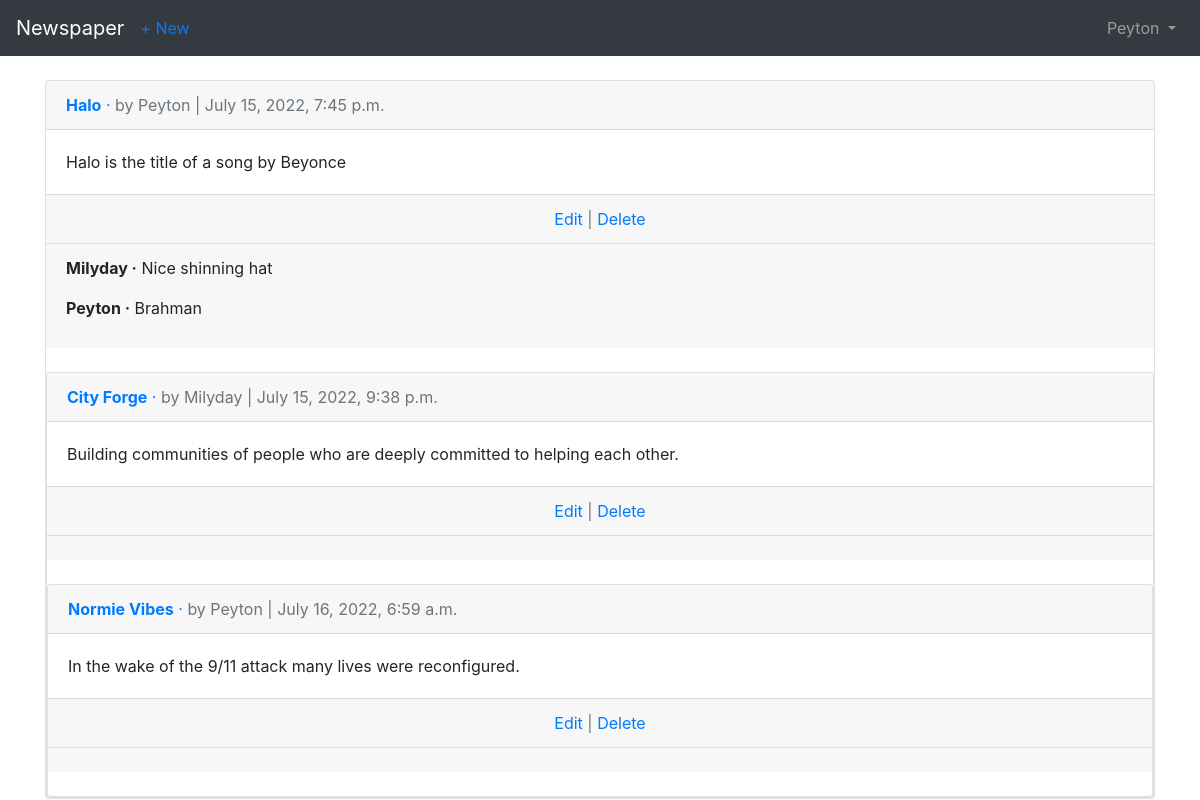
The page /articles/ (signed in) on the database its author committed.
### users/models.py (models this page shows)
class CustomUser(AbstractUser):
    age = models.PositiveIntegerField(null=True, blank=True)

### articles/models.py (models this page shows, shortened)
class Article(models.Model):
    title = models.CharField(max_length=255)
    body = models.TextField()
    date = models.DateTimeField(auto_now_add=True)
    author = models.ForeignKey(
        get_user_model(),
        on_delete=models.CASCADE,
    )

class Comment(models.Model):
    article = models.ForeignKey(
        Article, on_delete=models.CASCADE,
        related_name= 'comments',
    )
    comment = models.CharField(max_length=140)
    author = models.ForeignKey(
        get_user_model(),
        on_delete=models.CASCADE
    )
    def __str__(self):
        return self.comment

### articles/views.py (the view)
# urls.py: path('', ArticleListView.as_view(), name='article_list'),
class ArticleListView(LoginRequiredMixin, ListView):
    model = Article
    template_name = 'article_list.html'
    login_url = 'login'

### articles/templates/article_list.html (shortened to what this page needs)
{% extends 'base.html' %}
{% block content %}
    {% for article in object_list %}
        <div class="card">
            <div class="card-header">
               <a href="{% url 'article_detail' article.pk %}">
                 <span class="font-weight-bold">{{ article.title }}</span> &middot;
               </a>
                <span class="text-muted">by {{ article.author }} |
                    {{ article.date }}</span>
            </div>
                <div class="card-body">
                    {{ article.body }}
            </div>
                <div class="card-footer text-center text-muted">
                    <a href="{% url 'article_edit' article.pk %}">Edit</a> |
                    <a href="{% url 'article_delete' article.pk %}">Delete</a>
                </div>
                <div class="card-footer">
                    {% for comment in article.comments.all %}
                    <p>
                        <span class="font-weight-bold">{{ comment.author }} &middot;</span>
                        {{ comment }}
                    </p>
                    {% endfor %}
        </div>
                <br />
    {% endfor %}
{% endblock content %}

### templates/base.html (shortened to what this page needs)
<!DOCTYPE html>
<html>
    <head>
        <link rel="stylesheet"
        href="https://stackpath.bootstrapcdn.com/bootstrap/4.1.3/css/bootstrap.min.css"
>
    </head>
    <body>
        <nav class="navbar navbar-expand-md navbar-dark bg-dark mb-4">
            <a class="navbar-brand" href="{% url 'home' %}">Newspaper</a>
            {% if user.is_authenticated %}
                <ul class="navbar-nav mr-auto">
                    <li class="nav-item"><a href="{% url 'article_new' %}">
                        + New</a>
                    </li>
                </ul>
            {% endif %}
            <div class="collapse navbar-collapse" id="navbarCollapse">
                {% if user.is_authenticated %}
                    <ul class="navbar-nav ml-auto">
                        <li class="nav-item">
                            <a class="nav-link dropdown-toggle" href="#"
                            id="userMenu" data-toggle="dropdown" aria-haspopup="true"
                            aria-expanded="false">
                            {{ user.username }}
                            </a>
                        </li>
                    </ul>
                {% endif %}
            </div>
        </nav>
        <div class="container">
            {% block content %}
            {% endblock content %}
        </div>
    </body>
</html>

### rows shown on the page
CustomUser: username "Peyton"
Article: title "Halo", author "Peyton", date "July 15, 2022, 7:45 p.m.", body "Halo is the title of a song by Beyonce"
Comment: author "Milyday", comment "Nice shinning hat"
Comment: author "Peyton", comment "Brahman"
Article: title "City Forge", author "Milyday", date "July 15, 2022, 9:38 p.m.", body "Building communities of people who are deeply committed to helping each other."
Article: title "Normie Vibes", author "Peyton", date "July 16, 2022, 6:59 a.m.", body "In the wake of the 9/11 attack many lives were reconfigured."
